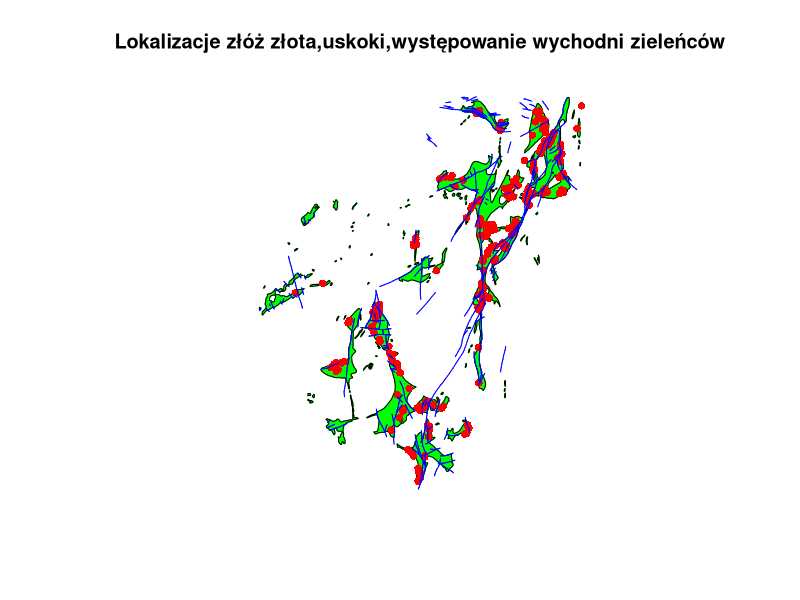
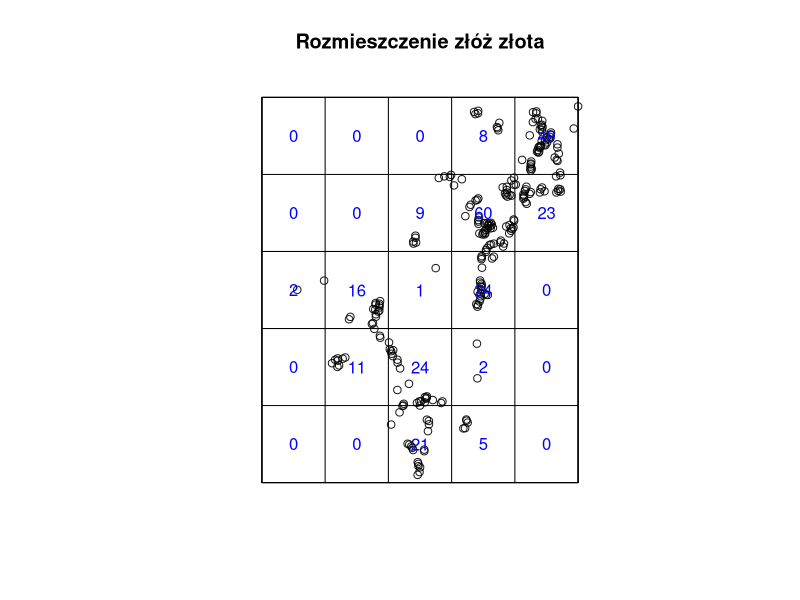
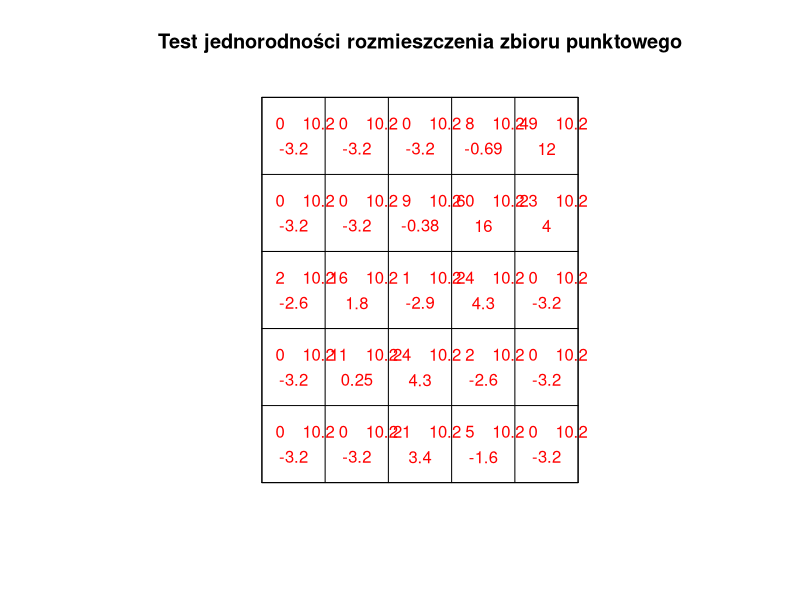
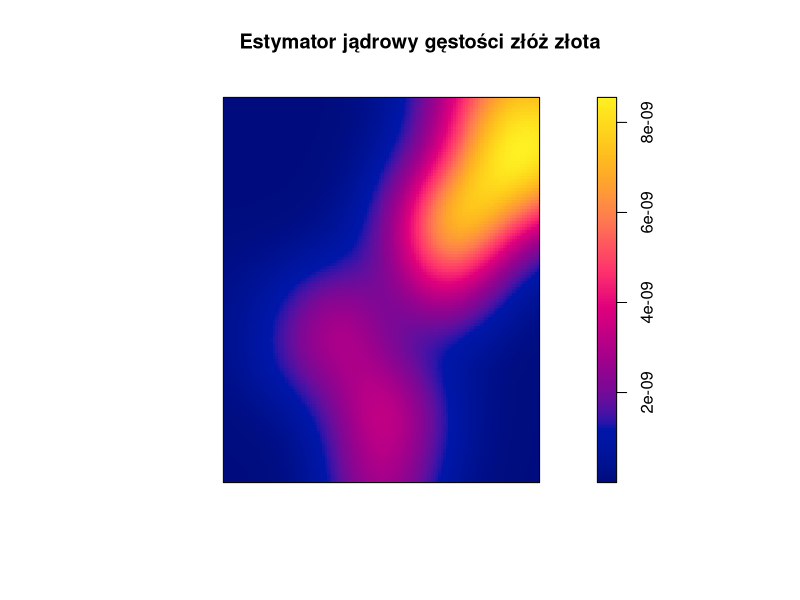
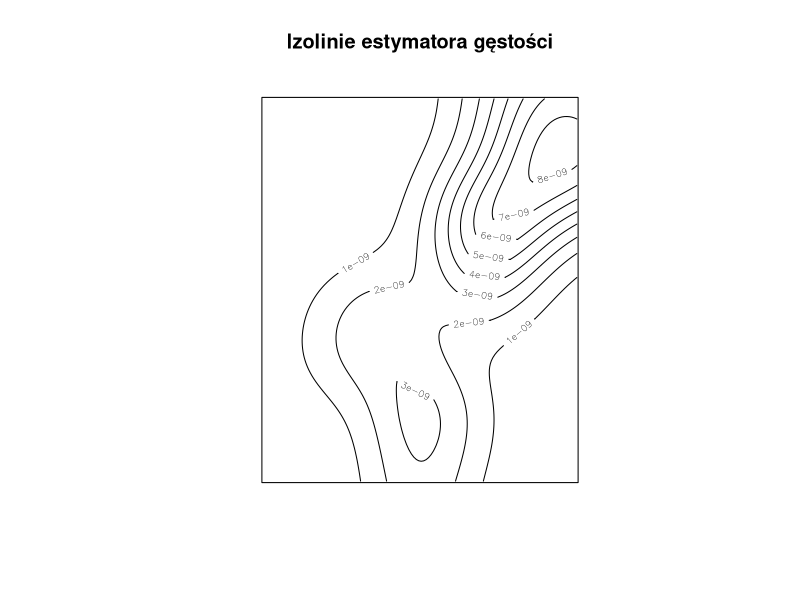
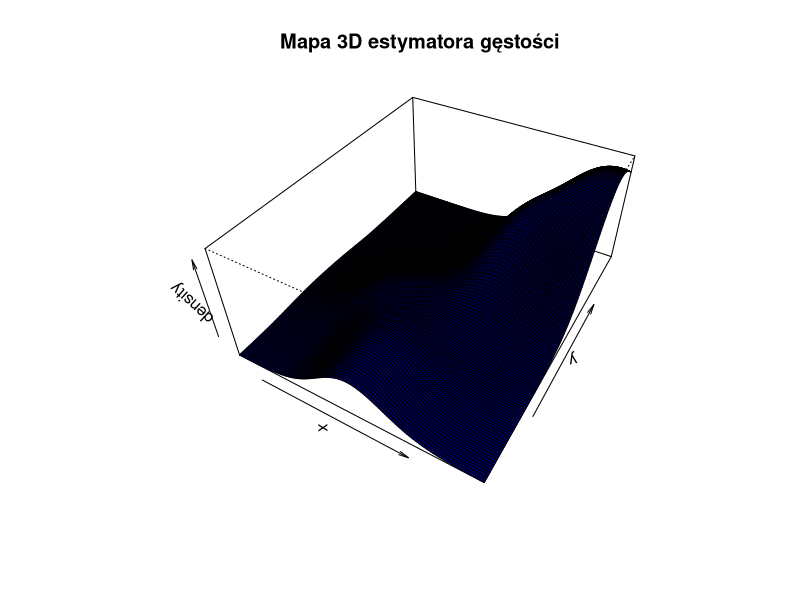

Here is the R script that generated these plots, in order:
library(spatstat)

#Task 1
data("murchison")

#Task 2
plot(murchison$greenstone,col="green",main="Lokalizacje złóż złota,uskoki,występowanie wychodni zieleńców") 
plot(murchison$gold,pch=16,col="red",add=TRUE,main="Lokalizacje złóż złota,uskoki,występowanie wychodni zieleńców")
plot(murchison$faults, add=TRUE, col="blue", lwd=1,main="Lokalizacje złóż złota,uskoki,występowanie wychodni zieleńców") 

class(murchison$gold) #ppp-proces punktowy    
class(murchison$faults) #psp,list-linia    
class(murchison$greenstone) #owin-obszar


#Task 3
summary(murchison$gold)

lambda <- intensity(murchison$gold)
lambda


#Task 4
plot(murchison$gold, main="Rozmieszczenie złóż złota")
count <- quadratcount(murchison$gold, nx=5, ny=5)
plot(count, add=TRUE, col="blue") 


#Task 5
test <- quadrat.test(murchison$gold, nx=5, ny=5)
test

plot(test, col="red", main="Test jednorodności rozmieszczenia zbioru punktowego")


#Task 6
density <- density(murchison$gold)
density

plot(density, main="Estymator jądrowy gęstości złóż złota")


#Task 7
print(density)
summary(density)

#izolinie
contour(density, main = "Izolinie estymatora gęstości")

#3d
persp(density, main = "Mapa 3D estymatora gęstości", theta = 30, phi = 40, col = "blue", shade = 0.4)
